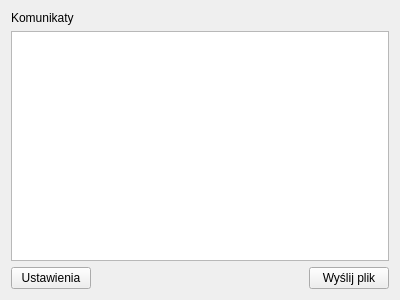
<?xml version="1.0" encoding="UTF-8"?>
<ui version="4.0">
 <class>MainWindow</class>
 <widget class="QMainWindow" name="MainWindow">
  <property name="geometry">
   <rect>
    <x>0</x>
    <y>0</y>
    <width>400</width>
    <height>300</height>
   </rect>
  </property>
  <property name="windowTitle">
   <string>Reliable UDP multicast</string>
  </property>
  <widget class="QWidget" name="centralWidget">
   <layout class="QVBoxLayout" name="verticalLayout_3">
    <item>
     <layout class="QVBoxLayout" name="verticalLayout_2">
      <item>
       <widget class="QLabel" name="label">
        <property name="text">
         <string>Komunikaty</string>
        </property>
       </widget>
      </item>
      <item>
       <widget class="QListView" name="messageListView"/>
      </item>
      <item>
       <layout class="QHBoxLayout" name="horizontalLayout_4">
        <item>
         <layout class="QHBoxLayout" name="horizontalLayout_5">
          <item>
           <widget class="QPushButton" name="settingsButton">
            <property name="text">
             <string>Ustawienia</string>
            </property>
           </widget>
          </item>
          <item>
           <spacer name="horizontalSpacer">
            <property name="orientation">
             <enum>Qt::Horizontal</enum>
            </property>
            <property name="sizeHint" stdset="0">
             <size>
              <width>40</width>
              <height>20</height>
             </size>
            </property>
           </spacer>
          </item>
          <item>
           <widget class="QPushButton" name="sendButton">
            <property name="enabled">
             <bool>true</bool>
            </property>
            <property name="text">
             <string>Wyślij plik</string>
            </property>
           </widget>
          </item>
         </layout>
        </item>
       </layout>
      </item>
     </layout>
    </item>
   </layout>
  </widget>
 </widget>
 <layoutdefault spacing="6" margin="11"/>
 <resources/>
 <connections/>
</ui>
